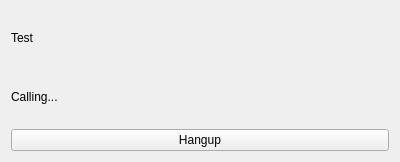
<?xml version="1.0" encoding="UTF-8"?>
<ui version="4.0">
    <class>Dialog</class>
    <widget class="QWidget" name="Dialog">
        <property name="geometry">
            <rect>
                <x>0</x>
                <y>0</y>
                <width>400</width>
                <height>162</height>
            </rect>
        </property>
        <property name="windowTitle">
            <string>Dialog</string>
        </property>
        <layout class="QGridLayout" name="gridLayout">
            <item row="0" column="0">
                <widget class="QLabel" name="nameLabel">
                    <property name="text">
                        <string>Test</string>
                    </property>
                </widget>
            </item>
            <item row="1" column="0">
                <widget class="QLabel" name="statusLabel">
                    <property name="text">
                        <string>Calling...</string>
                    </property>
                </widget>
            </item>
            <item row="2" column="0">
                <widget class="QPushButton" name="hangupButton">
                    <property name="text">
                        <string>Hangup</string>
                    </property>
                </widget>
            </item>
        </layout>
    </widget>
    <resources/>
    <connections/>
</ui>
